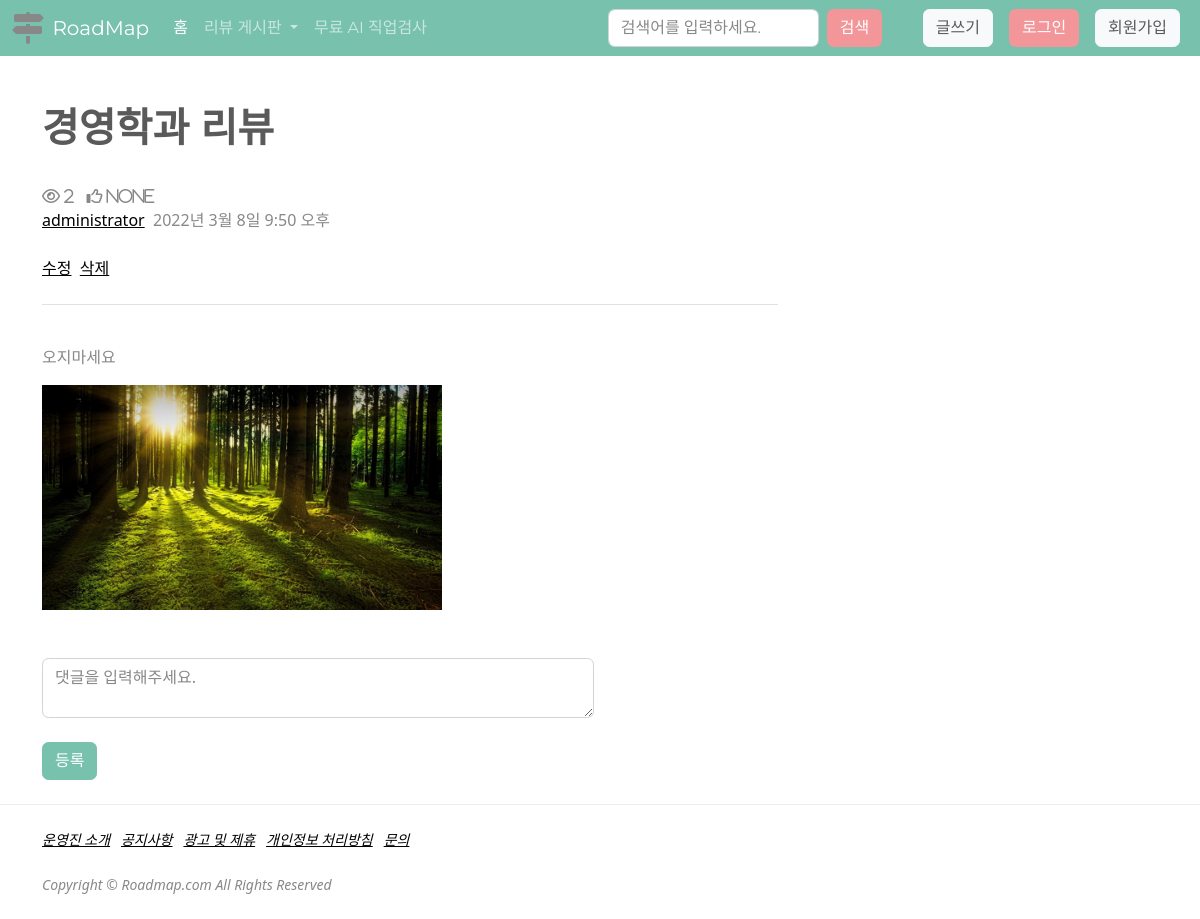
The page /board/48/ on the database as committed earlier.
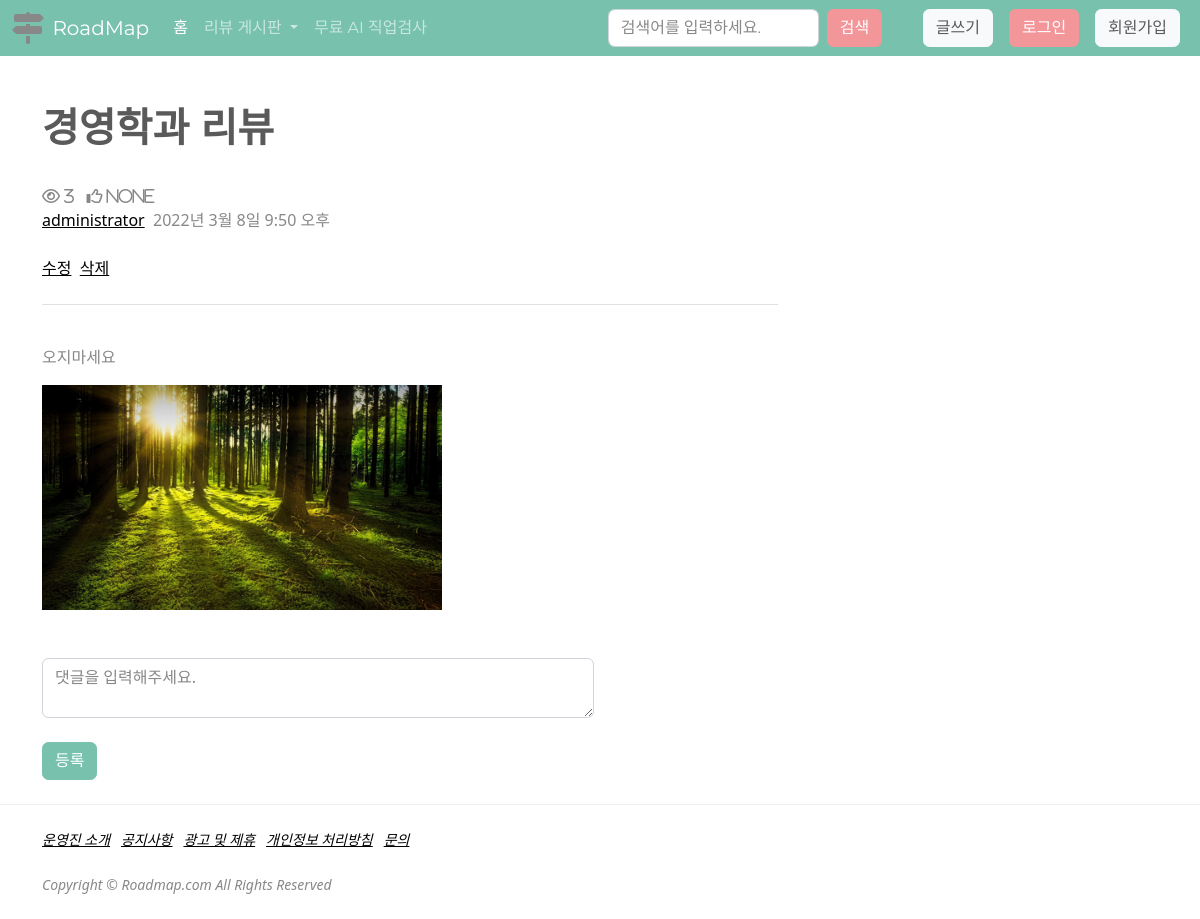
The same page on the database as committed later.
### board/models.py (models this page shows, shortened)
class Post(models.Model):
    title = models.CharField(max_length=200, verbose_name="제목")
    contents = models.TextField(verbose_name="내용")
    writer = models.ForeignKey(
        'user.BoardMember', on_delete=models.CASCADE, null=True, verbose_name="작성자")
    created_at = models.DateTimeField(
        auto_now_add=True, null=True, verbose_name="작성일")
    updated_at = models.DateTimeField(
        auto_now=True, null=True, verbose_name="최종수정일")
    view_count = models.PositiveIntegerField(default=0, verbose_name="조회수")
    like_count = models.IntegerField(null=True, verbose_name="좋아요수")
    name_choices = (('직업리뷰', '직업리뷰'), ('학과리뷰', '학과리뷰'))
    name = models.CharField(
        max_length=200, null=True, choices=name_choices, verbose_name="게시판명")
    class Meta:
        db_table = 'boards'
        verbose_name = '게시판'
        verbose_name_plural = '게시판'

class Photo(models.Model):
    post = models.ForeignKey(Post, null=True, on_delete=models.CASCADE)
    img = models.ImageField(
        upload_to='images/',
        null=True,
        blank=True
    )

### user/models.py (models this page shows)
class BoardMember(models.Model):
    username = models.CharField(max_length=100, verbose_name='유저ID')
    email = models.EmailField(max_length=100, verbose_name='유저메일')
    password = models.CharField(max_length=100, verbose_name='유저PW')
    created_at = models.DateTimeField(auto_now_add=True, verbose_name='가입날짜')
    updated_at = models.DateTimeField(auto_now=True, verbose_name='마지막수정일')
    def __str__(self):
        return self.username
    class Meta:
        db_table = 'boardmembers'
        verbose_name = '게시판멤버'
        verbose_name_plural = '게시판멤버'

### board/views.py (the view)
# urls.py: path('<int:pk>/', views.board_detail, name='board_detail'),
def board_detail(request, pk):
    try:
        photo = Photo()
        print(photo.img)
        context = dict()
        post = Post.objects.get(pk=pk)
        comment_form = CommentForm()
        context['post'] = post
        context['comment_form'] = comment_form
        response = render(request, 'board_detail.html', context)
        expire_date, now = datetime.now(), datetime.now()
        expire_date += timedelta(days=1)
        expire_date = expire_date.replace(
            hour=0, minute=0, second=0, microsecond=0)
        expire_date -= now
        max_age = expire_date.total_seconds()
        cookie_value = request.COOKIES.get('view_count', '_')
        if f'_{pk}_' not in cookie_value:
            cookie_value += f'{pk}_'
            response.set_cookie('view_count', value=cookie_value,
                                max_age=max_age, httponly=True)
            post.view_count += 1
            post.save()
        return response
    except Post.DoesNotExist:
        return render(request, 'board_erased.html')

### board/forms.py
class CommentForm(forms.ModelForm):
    class Meta:
        model = Comment
        fields = ['comment_contents', ]

### board/templates/board_detail.html (shortened to what this page needs)
{% extends "base.html" %}
{% block body %}
{% load static %}
            <div class="container">
                <div class="row">
                    <div class="col-md-8">
                        <div class="post-heading">
                            <h1>{{post.title}}</h1><br>
                            <div>
                                <i class="far fa-eye"> {{post.view_count}}</i>
                                <i class="far fa-thumbs-up"> {{post.like_count}}</i>
                            </div>
                            <a href="#!">{{post.writer}}</a>
                            &nbsp;{{post.created_at}}
                            </a><br><br>
                            <div class="post-edit">
                                <a href="{% url 'board_update' post.pk %}">수정</a>&nbsp;
                                <a href="{% url 'board_delete' post.pk %}" onclick="return confirm('정말 삭제하시겠습니까?');">삭제</a>
                            </div>
                            <hr class="my-4" />
                        </div>
                    </div>
                </div>
            </div>
        <article class="mb-4">
            <div class="container">
                <div class="row">
                    <div class="col-md-8">
                        <p>{{post.contents|linebreaks}}</p>
                        {% for photo in post.photo_set.all %}
                        <img class="img-fluid" src="{{photo.img.url}}" width="400" alt="{{ photo.img }}"></a><br><br>
                        {% endfor %}
                    </div>
                </div>
            </div>
        </article>
        <div class="container">
            <div class="row">
                <div class="col-md-8">
                    <form method="POST" action="{% url 'comment_write' post.id %}">
                        <textarea class="form-control" style="height : 60px" placeholder="댓글을 입력해주세요." name="comment_contents"></textarea><br>
                        <button type="submit" class="btn btn-primary">등록</button>
                    </form>
                </div>
            </div>
        </div>
{% endblock body %}

### main/templates/base.html (shortened to what this page needs)
{% load static %}
<!doctype html>
<html lang="ko">
  <head>
    <link rel="stylesheet" href="/staticfiles/css/bootstrap.css" />
  </head>
  <body>
      <nav class="navbar navbar-expand-lg navbar-dark bg-primary">
        <div class="container-fluid">
          <i class="fas fa-map-signs fa-2x"></i> &nbsp;&nbsp;
          <a class="navbar-brand" href="{% url 'index' %}">RoadMap</a>
          <div class="collapse navbar-collapse" id="navbarColor01">
            <ul class="navbar-nav me-auto">
              <li class="nav-item">
                <a class="nav-link active" href="{% url 'index' %}">홈
                </a>
              </li>
              <li class="nav-item dropdown">
                <a class="nav-link dropdown-toggle" href="{% url 'job' %}" id="navbarScrollingDropdown" role="button" data-bs-toggle="dropdown" aria-expanded="false">리뷰 게시판
                </a>
              </li>
              <li class="nav-item">
                <a class="nav-link" href="#">무료 AI 직업검사</a>
              </li>
            </ul>
            <form class="d-flex">
              <input class="form-control me-sm-2" type="text" placeholder="검색어를 입력하세요.">
              <button class="btn btn-secondary my-2 my-sm-0" type="submit">검색</button>
            </form>
            {% if request.session.user %}
            <div class="d-grid gap-2 d-md-flex justify-content-md-end">
              <button class="btn btn-light me-md-2" type="button" onclick="location.href='/board/write'">글쓰기</button>
              <button class="btn btn-secondary me-md-2" type="button" onclick="location.href='/user/logout'">로그아웃</button>
            </div>
            {% else %}
            <div class="d-grid gap-2 d-md-flex justify-content-md-end">
                <button class="btn btn-light me-md-2" type="button" onclick="location.href='/board/write'">글쓰기</button>
                <button class="btn btn-secondary me-md-2" type="button" onclick="location.href='/user/login'">로그인</button>
                <button class="btn btn-light me-md-2" type="button" onclick="location.href='/user/register'">회원가입</button>
            </div>
            {% endif %}
          </div>
        </div>
      </nav>
      <br><br>
      {% block body%}
      {% endblock body %}
      <br>
    <footer class="border-top">
        <div class="container">
                <div class="col my-lg-4">
                    <div class="small text-muted fst-italic">
                        <a href="#">운영진 소개</a>&nbsp;&nbsp;
                        <a href="#">공지사항</a>&nbsp;&nbsp;
                        <a href="#">광고 및 제휴</a>&nbsp;&nbsp;
                        <a href="#">개인정보 처리방침</a>&nbsp;&nbsp;
                        <a href="#">문의</a>&nbsp;&nbsp;
                    </div>
                    <br>
                    <div class="small text-muted fst-italic">Copyright &copy; Roadmap.com All Rights Reserved</div>
                </div>
        </div>
    </footer>
  </body>
</html>

Rows that differ between the two databases and show on the page:
changed Post "경영학과 리뷰": view_count "2" → "3"
